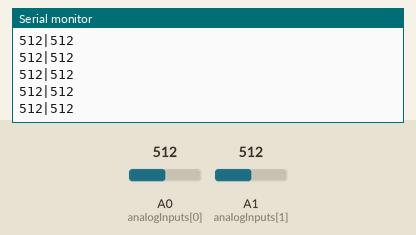
The sketch below on a simulated Arduino Uno, built with avr-gcc and run on an emulated ATmega328P. On the bench: the last lines printed to the serial monitor. The test bench sets the inputs (shaded band); at power-on: A0 (analogInputs[0]) = 512, A1 (analogInputs[1]) = 512.

Above: at 1.2 s.
1.3 s: A0 (analogInputs[0]) set to 716
At 2.0 s:
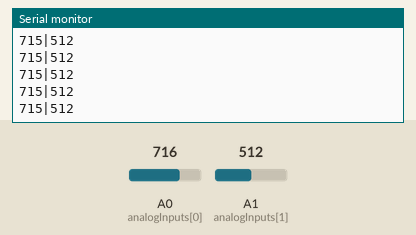
2.8 s: A1 (analogInputs[1]) set to 716
At 3.6 s:
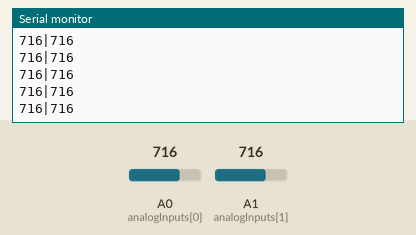
4.3 s: A0 (analogInputs[0]) set to 900
At 4.9 s:
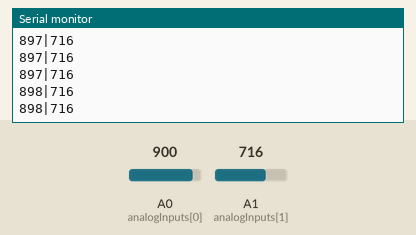
5.8 s: A1 (analogInputs[1]) set to 900
At 6.7 s:
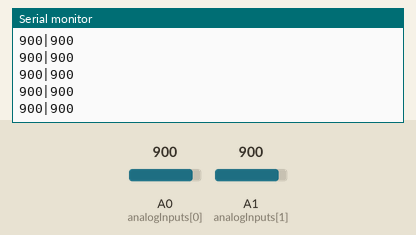
Timing chart, 0 to 8.3 s (numbered marks = the images above; inputs shaded):
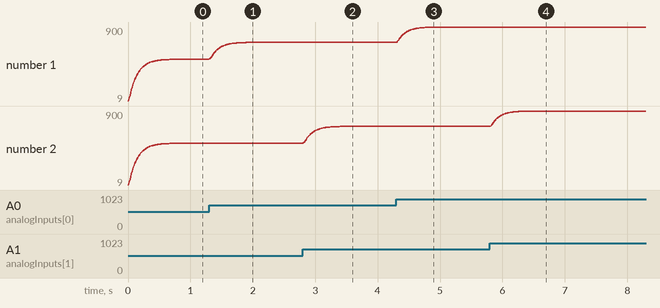

The sketch:

deej_2_sliders_vanilla.ino
```cpp
const int NUM_SLIDERS = 2;
const int analogInputs[NUM_SLIDERS] = {A0, A1};
const int WINDOW_SIZE = 5; // 窗口大小

int analogSliderValues[NUM_SLIDERS];
float ewmaValues[NUM_SLIDERS] = {0.0, 0.0}; // 用于存储EWMA滤波后的值
int windowBuffer[NUM_SLIDERS][WINDOW_SIZE]; // 用于存储窗口数据
int windowIndex = 0; // 当前窗口索引

float alpha = 0.08; // 滤波系数，0 < alpha < 1，越大响应越快，但噪声也越大

void setup() {
  for (int i = 0; i < NUM_SLIDERS; i++) {
    pinMode(analogInputs[i], INPUT);
    for (int j = 0; j < WINDOW_SIZE; j++) {
      windowBuffer[i][j] = 0; // 初始化窗口缓冲区
    }
  }

  Serial.begin(115200);
}

void loop() {
  updateSliderValues();
  sendSliderValues(); // 实时发送数据
  //sendSliderValues2();
  delay(10);
}

void updateSliderValues() {
  for (int i = 0; i < NUM_SLIDERS; i++) {
    int rawValue = analogRead(analogInputs[i]);

    // 指数加权移动平均滤波
    ewmaValues[i] = alpha * rawValue + (1 - alpha) * ewmaValues[i];

    // 将EWMA滤波后的值存储到窗口缓冲区
    windowBuffer[i][windowIndex] = ewmaValues[i];

    // 计算窗口内的平均值
    float sum = 0.0;
    for (int j = 0; j < WINDOW_SIZE; j++) {
      sum += windowBuffer[i][j];
    }
    analogSliderValues[i] = sum / WINDOW_SIZE + 1;
  }

  // 更新窗口索引
  windowIndex = (windowIndex + 1) % WINDOW_SIZE;
}

void sendSliderValues() {
  String builtString = "";
  for (int i = 0; i < NUM_SLIDERS; i++) {
    builtString += String((int)analogSliderValues[i]);
    if (i < NUM_SLIDERS - 1) {
      builtString += "|";
    }
  }
  Serial.println(builtString);
}

void sendSliderValues2() {
  String builtString = "";
  for (int i = 0; i < NUM_SLIDERS; i++) {
    float normalizedValue = analogSliderValues[i] / 1023.0; // 将值标准化到0到1的范围
    builtString += String(normalizedValue, 3); // 打印3位小数
    if (i < NUM_SLIDERS - 1) {
      builtString += "|";
    }
  }
  Serial.println(builtString);
}
```

Measured:
- after the input at 1.3 s, the serial monitor: prints a new line at once (image 1)
- plotted number 1: 512 → 716 after the input at 1.3 s
